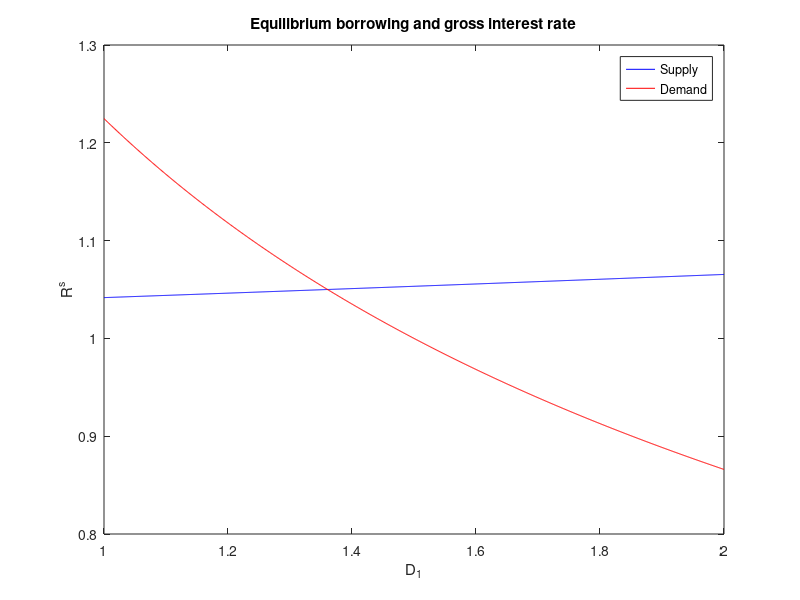
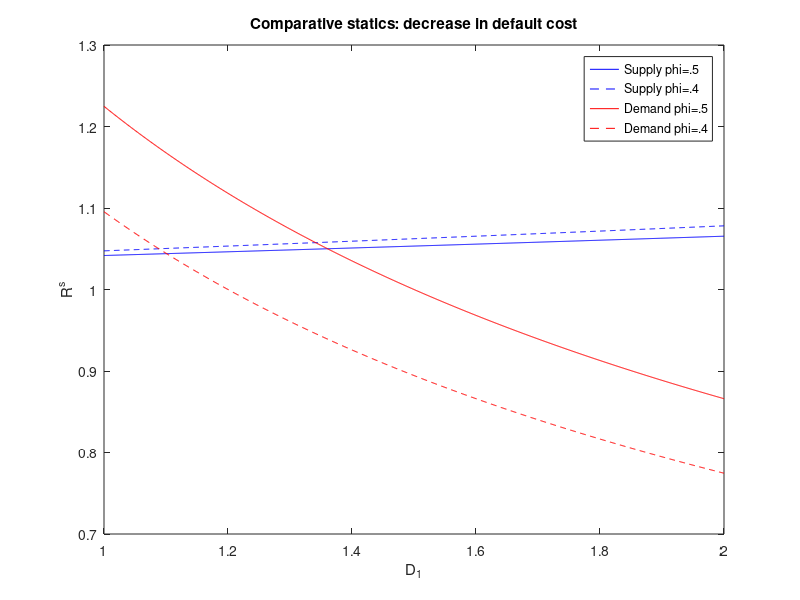
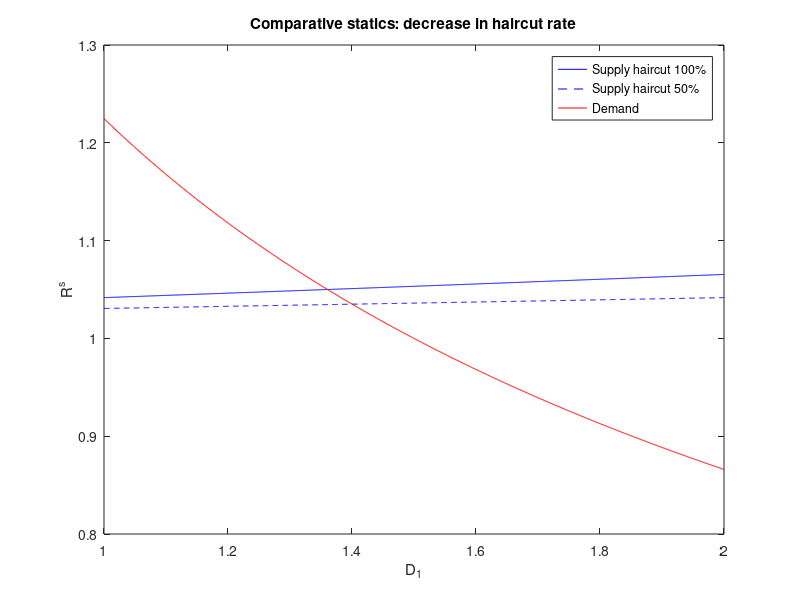
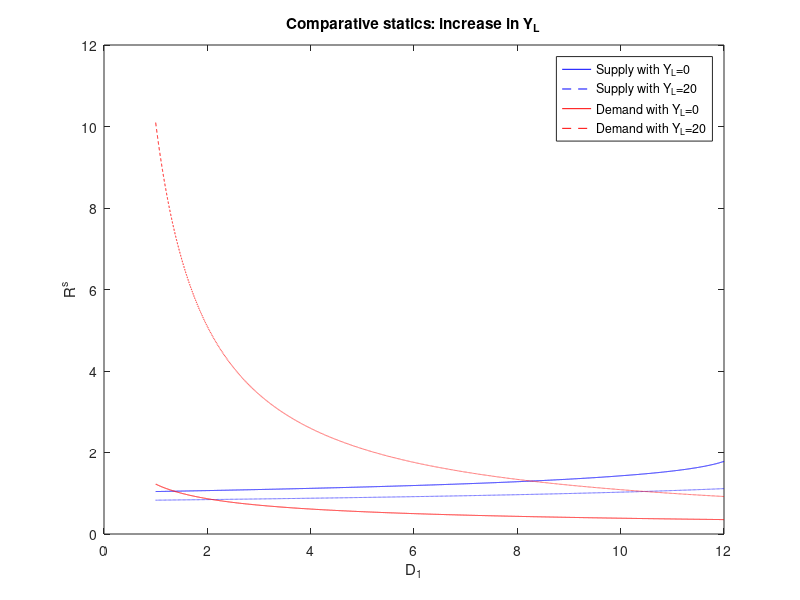

These figures' MATLAB source, in order:
%.......Question .b........%
%Define variables and functions
D_1 = 1:0.001:2; %total borrowing
R_Ss = ((1-sqrt(1-D_1*(2*1.02/25)))./(D_1/25)); %inverse supply of funds
R_Ds = (sqrt((50*(1-(1.02/1.05)))./(D_1/1.05))); %inverse demand for funds

%Plot the functions
figure
plot(D_1, R_Ss, 'b', D_1, R_Ds, 'r')
xlabel('D_1')
ylabel('R^s')
title('Equilibrium borrowing and gross interest rate')
legend('Supply', 'Demand')

%Modify the calibration: decrease phi from .5 to .4
R_Ss1 = ((1-sqrt(1-D_1*(1.02/10)))./(D_1/20)); %new supply
R_Ds1 = (sqrt((40*(1-(1.02/1.05)))./(D_1/1.05))); %new demand

%Plot the comparative statics
figure
plot (D_1, R_Ss, 'b', D_1, R_Ss1, 'b--', D_1, R_Ds, 'r', D_1, R_Ds1, 'r--')
xlabel('D_1')
ylabel('R^s')
title('Comparative statics: decrease in default cost')
legend('Supply phi=.5', 'Supply phi=.4','Demand phi=.5', 'Demand phi=.4')

%.........Question .c........%
%Rename functions with new calibration: z=.5
R_Ss1 = ((1-sqrt(1-D_1*(1.02/25)))./(D_1/50)); %new supply

%Plot the comparative statics
figure
plot (D_1, R_Ss, 'b', D_1, R_Ss1, 'b--', D_1, R_Ds, 'r')
xlabel('D_1')
ylabel('R^s')
title('Comparative statics: decrease in haircut rate')
legend('Supply haircut 100%', 'Supply haircut 50%','Demand')

%.........Question .d........%
%Rename functions with new calibration Y^L = 20
clear
D_1 = 1:0.001:12; %total borrowing
R_Ss = ((1-sqrt(1-D_1*(2*1.02/25)))./(D_1/25)); %inverse supply of funds
R_Ds = (sqrt((50*(1-(1.02/1.05)))./(D_1/1.05))); %inverse demand for funds
R_Ss1 = ((5/4)-sqrt((25/16)-(1.02*D_1/10)))./(D_1/20) ; %new supply
R_Ds1 = ((1/3.36)+sqrt((1/(3.36^2))-(4*D_1/33.6)*((1.02/1.05)-1)))./(2*D_1/33.6) ; %new demand

%Plot the comparative statics
figure
plot (D_1, R_Ss, 'b', D_1, R_Ss1, 'b--', D_1, R_Ds, 'r', D_1, R_Ds1, 'r--')
xlabel('D_1')
ylabel('R^s')
title('Comparative statics: increase in Y_L')
legend('Supply with Y_L=0', 'Supply with Y_L=20','Demand with Y_L=0','Demand with Y_L=20')
